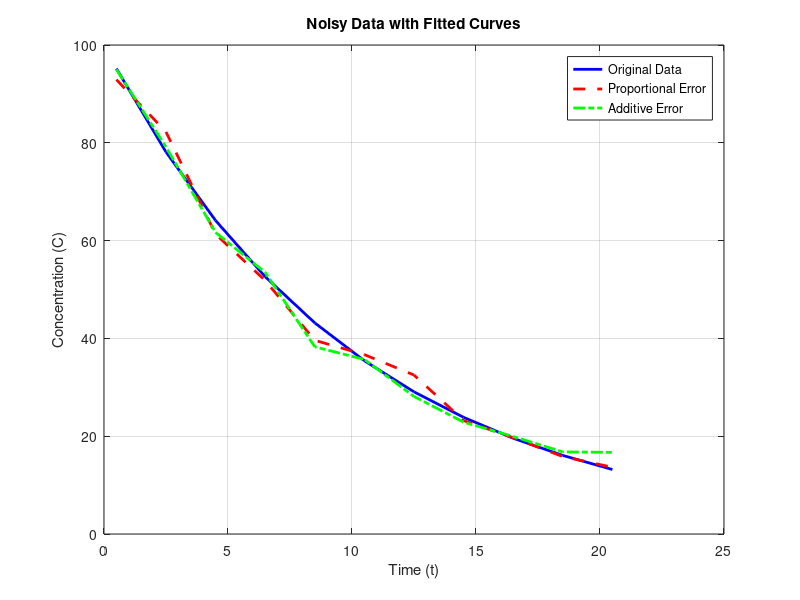
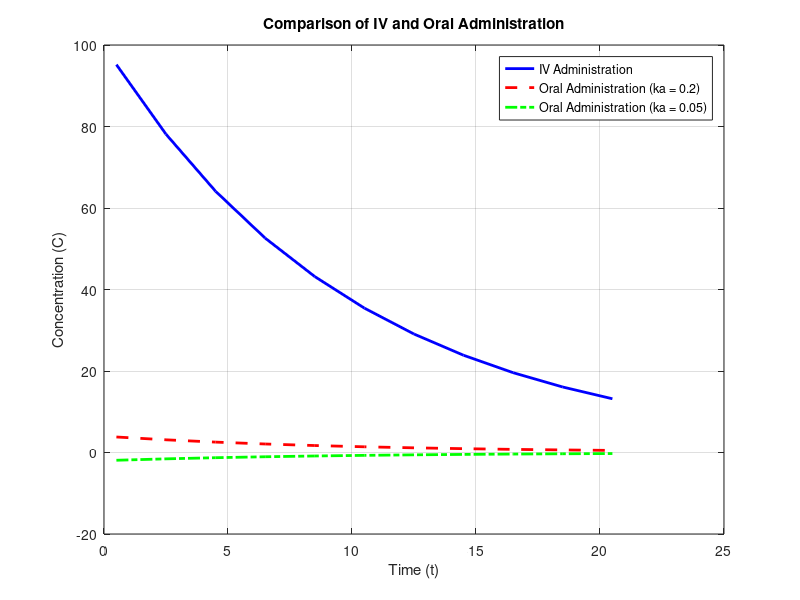

Reproduce these figures in MATLAB, in order.
function data_entry = Inverse_Problem()

    clear all;
    close all;
    data_entry = 0;

    % Sampled time points
    time = 0.5:2:20.5;
    
    % Original concentration data (decreasing)
    concentration = [95.1786, 78.1082, 64.0994, 52.6031, 43.1687, 35.4263, 29.0726, 23.8584, 19.5794, 16.0678, 13.1860];

    % Generate random errors
    error_proportion = 0.05; % 5% proportionality
    error_additive = 0.05 * mean(concentration); % 5% of average concentration for additive error

    proportional_errors = error_proportion * randn(size(concentration));
    additive_errors = error_additive * randn(size(concentration));

    % Add errors to the concentration data
    noisy_concentration_proportional = concentration .* (1 + proportional_errors);
    noisy_concentration_additive = concentration + additive_errors;

    % Define initial guess values for C0 and ke
    beta0 = [50, 1];

    % Fit equations to noisy data (proportional error)
    [parameters_proportional] = nlinfit(time, noisy_concentration_proportional, @conc, beta0);
    disp('Parameter Estimates of C0 and ke (Proportional Error, 20.5h): ')
    disp(parameters_proportional)

    % Fit equations to noisy data (additive error)
    [parameters_additive] = nlinfit(time, noisy_concentration_additive, @conc, beta0);
    disp('Parameter Estimates of C0 and ke (Additive Error, 20.5h): ')
    disp(parameters_additive)

    data_entry = 1;

    % Plot noisy data and fits
    figure;
    plot(time, concentration, 'b-', 'LineWidth', 2, 'DisplayName', 'Original Data');
    hold on;
    plot(time, noisy_concentration_proportional, 'r--', 'LineWidth', 2, 'DisplayName', 'Proportional Error');
    plot(time, noisy_concentration_additive, 'g-.', 'LineWidth', 2, 'DisplayName', 'Additive Error');
    xlabel('Time (t)');
    ylabel('Concentration (C)');
    title('Noisy Data with Fitted Curves');
    legend('Location', 'best');
    grid on;
    hold off;

    % show the difference between IV and oral administration
    % ex 1: IV Administration (no absorption)
    C_IV = concentration; % IV administration data (no errors)
    
    % ex 2: Oral Administration with Absorption (ka = 0.2)
    Dose = 200; % Initial dose for oral administration
    ka = 0.2; % Absorption rate constant for oral administration
    C_oral_1 = OralAdministration(time, Dose, ka);
    
    % ex 3: Oral Administration with Slower Absorption (ka = 0.05)
    ka = 0.05; % Slower absorption rate constant for oral administration
    C_oral_2 = OralAdministration(time, Dose, ka);

    % Plot the examples
    figure;
    plot(time, C_IV, 'b-', 'LineWidth', 2, 'DisplayName', 'IV Administration');
    hold on;
    plot(time, C_oral_1, 'r--', 'LineWidth', 2, 'DisplayName', 'Oral Administration (ka = 0.2)');
    plot(time, C_oral_2, 'g-.', 'LineWidth', 2, 'DisplayName', 'Oral Administration (ka = 0.05)');
    xlabel('Time (t)');
    ylabel('Concentration (C)');
    title('Comparison of IV and Oral Administration');
    legend('Location', 'best');
    grid on;
    hold off;
    
    return;

    % Function for modeling the fit of the data
    function output = conc(c, t)
        C0 = c(1); % finds value of C0
        k = c(2);  % finds rate constant of elimination
        output = C0 * exp(-k * t);
    end

    % Function to calculate drug concentration after oral administration
    function C_oral = OralAdministration(time, Dose, ka)
        k = 0.1; % Elimination rate constant
        Vd = 100; % Volume of distribution
        C_oral = zeros(size(time)); % Initialize concentration vector
        
        for i = 1:length(time)
            t = time(i);
            if t <= 0
                C_oral(i) = 0; % No drug before administration
            else
                % Modified oral administration model to decrease concentration over time
                C_oral(i) = (Dose * ka * exp(-k * t)) / (Vd * (ka - k));
            end
        end
    end
end

